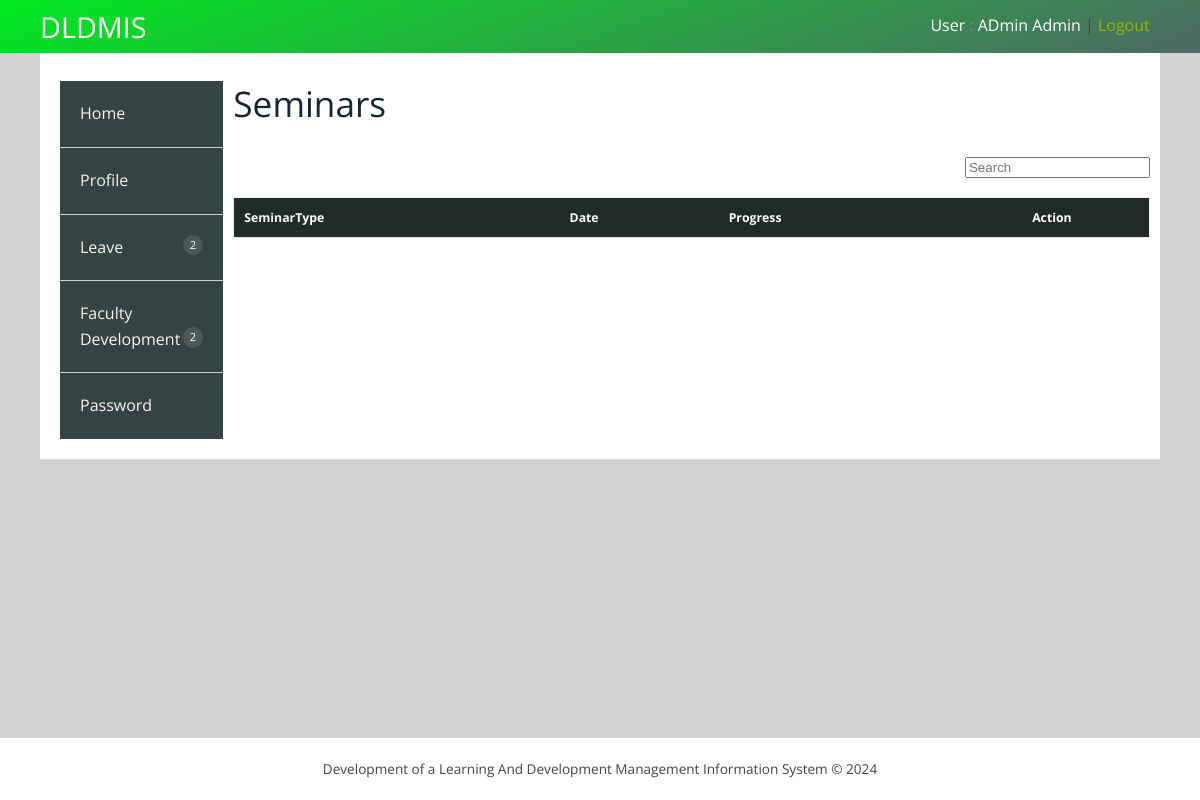
The page /user/seminarsview.php (signed in) on the database as committed earlier.
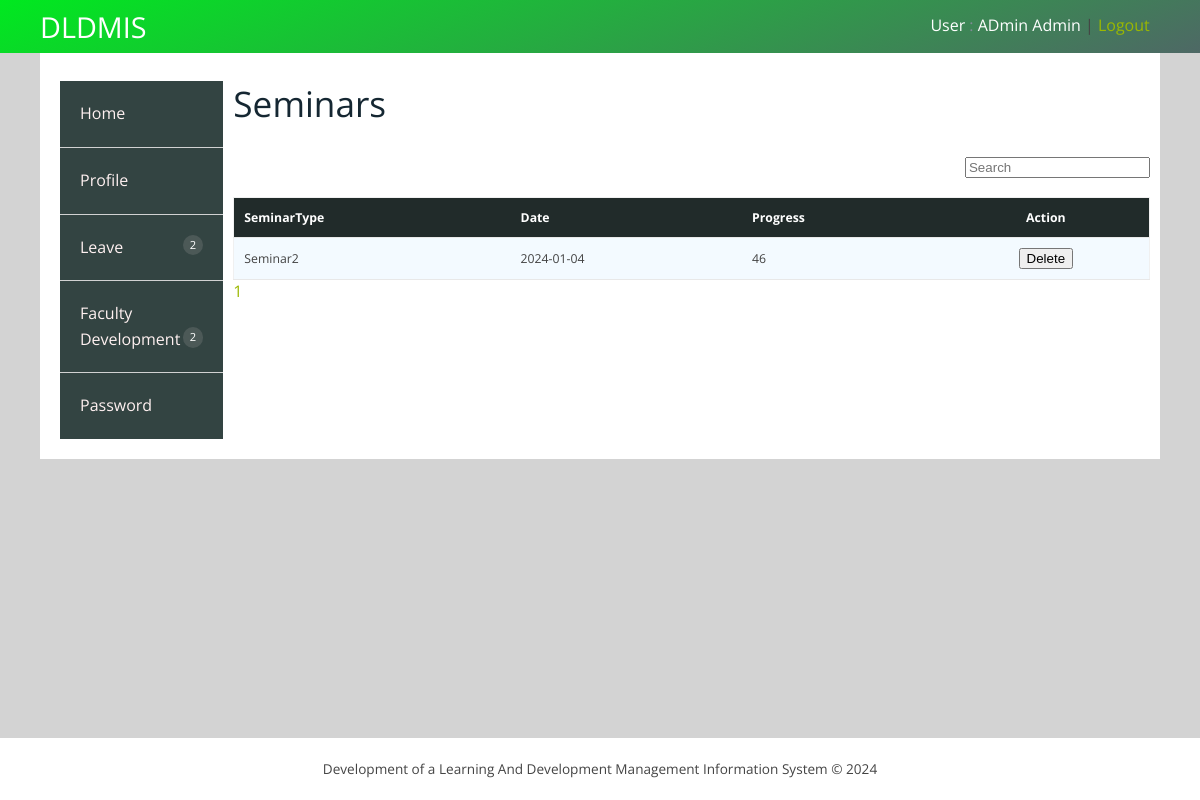
The same page on the database as committed later.
### tables this page shows
CREATE TABLE `seminardetails` (
  `Detail_Id` int(11) NOT NULL,
  `EmpId` int(20) DEFAULT NULL,
  `SeminarType` text DEFAULT NULL,
  `date` date DEFAULT NULL,
  `Progress` int(3) DEFAULT NULL
);

### user/seminarsview.php (the view, shortened to what this page needs)
<?php include('userheader.php'); ?>
<?php
    $dbs = new database();
    $db = $dbs->connection();
    $page = "";
    $EmpId = $_SESSION['User']['EmployeeId'];
    $total_query = mysqli_query($db, "SELECT COUNT(Detail_Id) as total FROM seminardetails WHERE EmpId = '$EmpId'");
    $total_result = mysqli_fetch_array($total_query);
    $total_records = $total_result['total'];
    $RecordeLimit = 10;
    $sql = mysqli_query($db, "SELECT * FROM seminardetails WHERE EmpId = '$EmpId' LIMIT $RecordeLimit");
    for ($i = 0; $i < ceil($total_records / $RecordeLimit); $i++) {
        $d = $i + 1;
        $page .= "<a href='?bn=$d'>$d</a>&nbsp &nbsp &nbsp";
    }
?>
<link rel="stylesheet" type="text/css" href="../css/table-style.css" />
<div class="validation-form">
    <div>
        <div class="w3l-table-info">
            <h2>Seminars</h2>
            <br>
            <div class="s-12 l-10">
                <form method="GET" action="#">
                    <input style="float: right;" placeholder="Search" value="<?php echo (isset($SearchName)) ? $SearchName : ''; ?>" type="search-box" name="search"><br>
                </form>
                <table id="table">
                    <thead>
                        <tr>
                            <th style="text-transform: capitalize;">SeminarType</th>
                            <th style="text-transform: capitalize;">Date</th>
                            <th style="text-transform: capitalize;">Progress</th>
                            <th style="text-transform: capitalize; text-align: center;">Action</th>
                        </tr>
                    </thead>
                    <tbody>
                        <?php while ($row = mysqli_fetch_assoc($sql)) { ?>
                            <tr>
                                <td><?php echo $row['SeminarType']; ?></td>
                                <td><?php echo $row['date']; ?></td>
                                <td><?php echo $row['Progress']; ?></td>
                                <td style="text-align: center;">
                                    <form method="POST" action="#">
                                        <u><button type="submit" name="delete" class="btn btn-default">Delete</button></u>
                                    </form>
                                </td>
                            </tr>
                        <?php } ?>
                    </tbody>
                </table>
            </div>
            <div><?php echo $page; ?></div>
        </div>
    </div>
</div>
</div>
<?php include('userfooter.php'); ?>

Rows that differ between the two databases and show on the page:
added seminardetails: SeminarType "Seminar2", date "2024-01-04", Progress "46"
Other text that changed with them:
new list line: "1"
